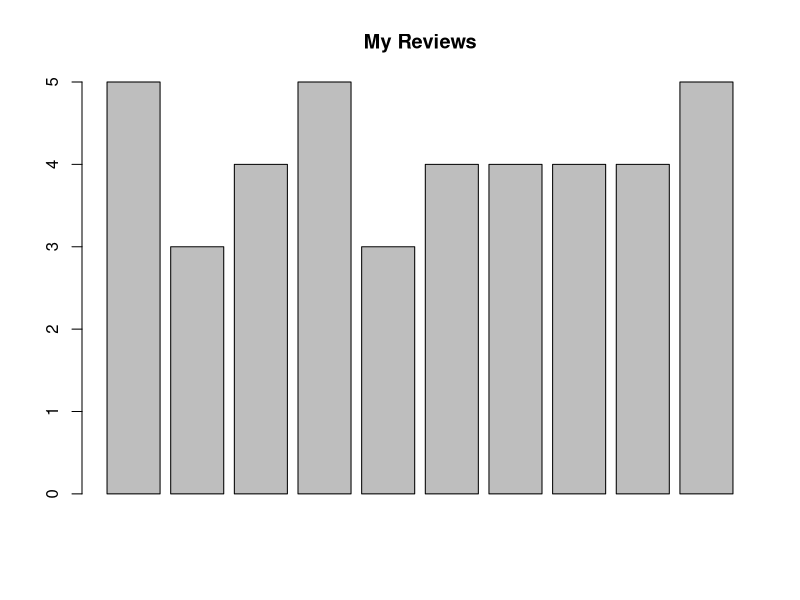
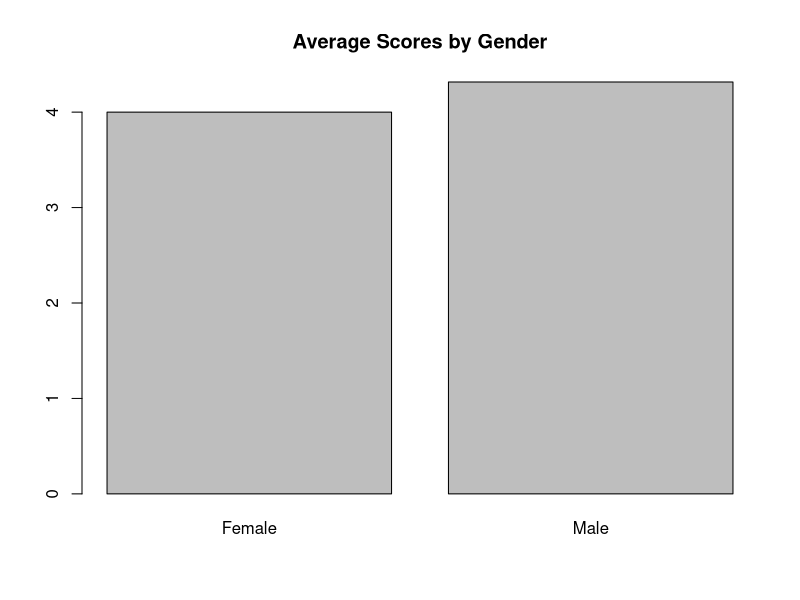
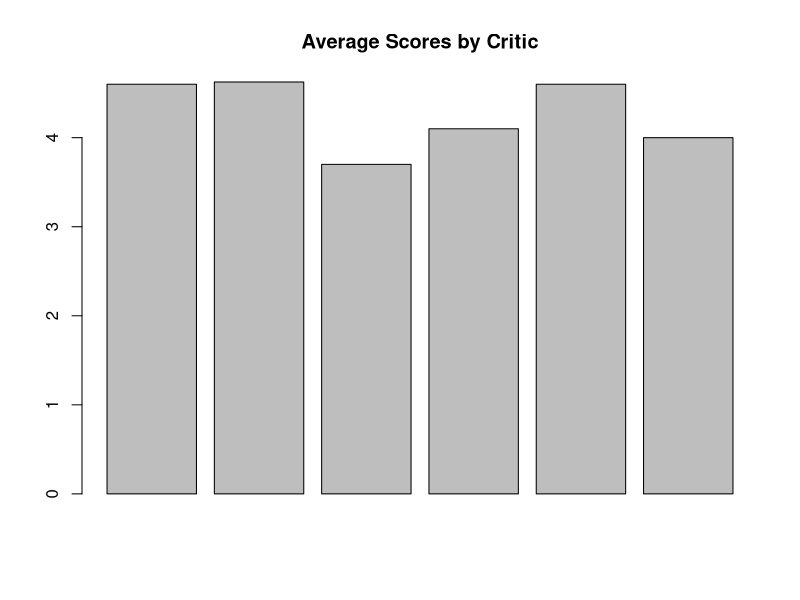

These figures' R source, in order:
## ---- chunk 1
reviews <- read.csv(file="movie_reviews.csv", header = TRUE, sep = ",", na.strings = "\\N")
## ---- chunk 2
is.data.frame(reviews)
head(reviews)
## ---- chunk 3
myscores <- subset(reviews, critic == 'JA3', select = c(title, critic_score))
barplot(myscores$critic_score, main = "My Reviews")

barplot(c(Female = mean(reviews$critic_score[reviews$critic_gender == 'f'], na.rm = TRUE), Male = mean(reviews$critic_score[reviews$critic_gender == 'm'], na.rm = TRUE)), main = "Average Scores by Gender")

meanscores <- aggregate(reviews$critic_score ~ reviews$critic, reviews, mean)
colnames(meanscores) <- c("critic", "mean_score")

barplot(meanscores$mean_score, main = "Average Scores by Critic")
